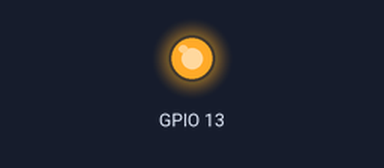
A sketch run on a simulated ESP8266 (NodeMCU). On the bench: output pins drawn as LEDs (lit = HIGH). WiFi joins after 1.5 s; servers stay silent unless stated; what the sketch prints to the serial monitor is not drawn.

Above: at 0.1 s.
At 1.0 s:
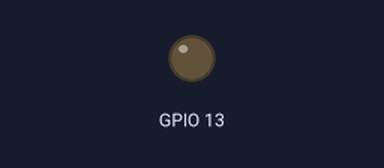
Timing chart, 0 to 2.5 s (numbered marks = the images above):
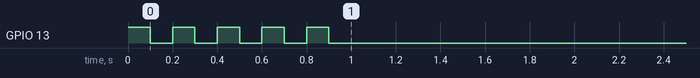

The sketch:

TCPclient.ino
```cpp
#include <ESP8266WiFi.h>
#include "Crc16.h"

Crc16 crc;

//const char* ssid     = "NETIASPOT-B87D10";
//const char* password = "8k3zs5aomf7z";
const char* ssid     = "NETIASPOT-52CC50";
const char* password = "c2svzibeu6i5";
//const char* ssid     = "WN-696969";
//const char* password = "N0M0n3yN0wifi";
//const char* ssid     = "TP-LINK_9F2BAE";
//const char* password = "qwerty123";
String data = "";
char bb0 = 1;
char bb1 = 195;
char bb2 = 1;
char bb3 = 144;
char bb4 = 4;
char bb5 = 226;
char bb6 = 230;
char bb7 = 1;
char bb8 = 196;
char bb9 = 1;
char bb10 = 255;
char bb11 = 4;
char bb12 = 226;
char bb13 = 230;
char bb14 = 1;
char bb15 = 197;
char bb16 = 1;
char bb17 = 255;
char bb18 = 4;
char bb19 = 226;
char bb20 = 230;
//char bb21 = 10;
//char bb22 = 179;

String readString;
void setup() {
  pinMode(13, OUTPUT);
  led(100, 5);
  Serial.begin(115200);
  delay(100);

  // We start by connecting to a WiFi network

  Serial.println();
  Serial.println();
  Serial.print("Connecting to ");
  Serial.println(ssid);

  WiFi.begin(ssid, password);

  while (WiFi.status() != WL_CONNECTED) {
    delay(500);
    Serial.print(".");
  }

  Serial.println("");
  Serial.println("WiFi connected");
  Serial.println("IP address: ");
  Serial.println(WiFi.localIP());
}

const uint16_t port = 8000;
const char * host = "192.168.1.9"; // ip or dns

void loop() {
  delay(5000);
  Serial.print("connecting to ");
  Serial.println(host);

  // Use WiFiClient class to create TCP connections
  WiFiClient client;

  if (!client.connect(host, port)) {
    Serial.println("connection failed");
    Serial.println("wait 5 sec...");
    delay(5000);
    return;
  }

  // This will send the request to the server
  data="";
  data="";
  data += bb0;
  data += bb1;
  data += bb2;
  data += bb3;
  data += bb4;
  data += bb5;
  data += bb6;
  data += bb7;
  data += bb8;
  data += bb9;
  data += bb10;
  data += bb11;
  data += bb12;
  data += bb13;
  data += bb14;
  data += bb15;
  data += bb16;
  data += bb17;
  data += bb18;
  data += bb19;
  data += bb20;
//  data += bb21;
//  data += bb22;
  //////////////////calculate crc16///////////////////
  crc.clearCrc();
  for (int i=0; i<data.length(); i++)
  {
    crc.updateCrc((int)data[i]);
  }
  unsigned short value = crc.getCrc();
//  Serial.print("Checksum ");
//  Serial.println(value, HEX);
  //////////////////calculate crc16//////////////////
  data += (char)highByte(value);
  data += (char)lowByte(value);
  client.print(data);
  delay(100);
  String line;
  // Read all the lines of the reply from server and print them to Serial
  while (client.available())
  {
//    int byteBuffer = 12;
//    char interesting[10];
//     int byteCount = client.readBytesUntil('\n', interesting, byteBuffer);

    // Convert the byte array to a String


    line = client.readStringUntil('\r');
//    Serial.println(line.length());
//    Serial.println(line);
//    Serial.print(line[2] + " " + line[0]);
  }

//  Serial.println("test");

  for (int i=0; i<line.length(); i++)
  {
    Serial.print("Value of byte number ");
    Serial.print(i);
    Serial.print(" : ");
    Serial.println(line[i], HEX);
  }

  Serial.println();
  Serial.println("closing connection");
  Serial.println();
  client.stop();
}

//funkcja obsługi doidy
void led(int czasled, int ilerazyled) {
  int ledi = 0;
  for (ledi = 0 ; ledi < ilerazyled ; ledi++) {
    digitalWrite(13, HIGH); //Włączenie diody
    delay(czasled);
    digitalWrite(13, LOW); //Wyłączenie diody
    delay(czasled);
  }
}
```

Crc16.h
```cpp
// (licence header left out)
#ifndef CRC16_H
#define CRC16_H
#define LIBRARY_VERSION_CRC16_H   "0.1.1"

#if defined(ARDUINO) && ARDUINO >= 100
  #include "Arduino.h"
#else
  #include "WProgram.h"
#endif

class Crc16 {
   private:
        //Crc parameters
        uint16_t _msbMask;
        uint16_t _mask;
        uint16_t _xorIn;
        uint16_t _xorOut;
        uint16_t _polynomial;
        uint8_t _reflectIn;
        uint8_t _reflectOut;
        //Crc value
		uint16_t _crc;
		uint8_t reflect(uint8_t data, uint8_t bits = 32);

   public:
        inline Crc16()
        {
            //Default to XModem parameters
            _reflectIn = false;
            _reflectOut = false;
            _polynomial = 0x1021;
            _xorIn = 0x0000;
            _xorOut = 0x0000;
            _msbMask = 0x8000;
            _mask = 0xFFFF;
        }
        inline Crc16(uint8_t reflectIn, uint8_t reflectOut, uint16_t polynomial, uint16_t xorIn, uint16_t xorOut, uint16_t msbMask, uint16_t mask)
        {
            _reflectIn = reflectIn;
            _reflectOut = reflectOut;
            _polynomial = polynomial;
            _xorIn = xorIn;
            _xorOut = xorOut;
            _msbMask = msbMask;
            _mask = mask;
        }
		void clearCrc();
		void updateCrc(uint8_t data);
		uint16_t getCrc();
		unsigned int fastCrc(uint8_t data[], uint8_t start, uint16_t length, uint8_t reflectIn, uint8_t reflectOut, uint16_t polynomial, uint16_t xorIn, uint16_t xorOut, uint16_t msbMask, uint16_t mask);
		inline unsigned int XModemCrc(uint8_t data[], uint8_t start, uint16_t length)
		{
            //  XModem parameters: poly=0x1021 init=0x0000 refin=false refout=false xorout=0x0000
            return fastCrc(data, start, length, false, false, 0x1021, 0x0000, 0x0000, 0x8000, 0xffff);
		}
};

//---------------------------------------------------
// Initialize crc calculation
//---------------------------------------------------
void Crc16::clearCrc()
{
	_crc = _xorIn;
}
//---------------------------------------------------
// Update crc with new data
//---------------------------------------------------
void Crc16::updateCrc(uint8_t data)
{
	if (_reflectIn != 0)
		data = (uint8_t) reflect(data, 8);

	int j = 0x80;

	while (j > 0)
	{
		uint16_t bit = (uint16_t)(_crc & _msbMask);

		_crc <<= 1;

		if ((data & j) != 0)
		{
			bit = (uint16_t)(bit ^ _msbMask);
		}

		if (bit != 0)
		{
			_crc ^= _polynomial;
		}

		j >>= 1;
	}
}

//---------------------------------------------------
// Get final crc value
//---------------------------------------------------
uint16_t Crc16::getCrc()
{
  if (_reflectOut != 0)
		_crc = (unsigned int)((reflect(_crc) ^ _xorOut) & _mask);

	return _crc;
}

//---------------------------------------------------
// Calculate generic crc code on data array
// Examples of crc 16:
// Kermit: 		width=16 poly=0x1021 init=0x0000 refin=true  refout=true  xorout=0x0000 check=0x2189
// Modbus: 		width=16 poly=0x8005 init=0xffff refin=true  refout=true  xorout=0x0000 check=0x4b37
// XModem: 		width=16 poly=0x1021 init=0x0000 refin=false refout=false xorout=0x0000 check=0x31c3
// CCITT-False:	width=16 poly=0x1021 init=0xffff refin=false refout=false xorout=0x0000 check=0x29b1
//---------------------------------------------------
unsigned int Crc16::fastCrc(uint8_t data[], uint8_t start, uint16_t length, uint8_t reflectIn, uint8_t reflectOut, uint16_t polynomial, uint16_t xorIn, uint16_t xorOut, uint16_t msbMask, uint16_t mask)
{
	unsigned int crc = xorIn;

	int j;
	uint8_t c;
	unsigned int bit;

	if (length == 0) return crc;

	for (int i = start; i < (start + length); i++)
	{
		c = data[i];

		if (reflectIn != 0)
			c = (uint8_t) reflect(c, 8);

		j = 0x80;

		while (j > 0)
		{
			bit = (unsigned int)(crc & msbMask);
			crc <<= 1;

			if ((c & j) != 0)
			{
				bit = (unsigned int)(bit ^ msbMask);
			}

			if (bit != 0)
			{
				crc ^= polynomial;
			}

			j >>= 1;
		}
	}

	if (reflectOut != 0)
		crc = (unsigned int)((reflect(crc) ^ xorOut) & mask);

	return crc;
}

//-------------------------------------------------------
// Reflects bit in a uint8_t
//-------------------------------------------------------
uint8_t Crc16::reflect(uint8_t data, uint8_t bits)
{
	unsigned long reflection = 0x00000000;
	// Reflect the data about the center bit.
	for (uint8_t bit = 0; bit < bits; bit++)
	{
		// If the LSB bit is set, set the reflection of it.
		if ((data & 0x01) != 0)
		{
			reflection |= (unsigned long)(1 << ((bits - 1) - bit));
		}

		data = (uint8_t)(data >> 1);
	}

	return reflection;
}
#endif
```
